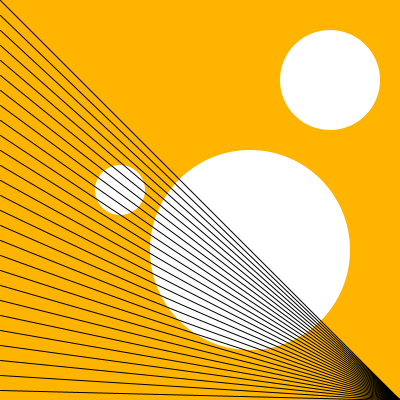
Frame 1 (no input)
Frame 60 (the mouse pressed at the canvas centre just before this capture): identical to frame 1, image omitted
Frame 120 (the mouse held since frame 60 and released just before this capture): identical to frame 1, image omitted

The Processing sketch that drew this single still picture (run headless with seeded random() and noise(); from frame 60 on, the mouse is pressed at the canvas centre):

// Processing sketch: Albers_Sofia2
// ── Albers_Sofia2.pde
int s = 100;

void setup() {
  size(400,400);
  }

void draw(){
  background(255,180,0);
  noStroke();
  fill(255);
  ellipse(s + 20,190,50,50);
  ellipse(330,80,100,100);
  ellipse(250,250,200,200);
  stroke(0);
  for(int i = 0; i < s; i++){
    line(s + 300, 400, 0, i*15);
  }
}
